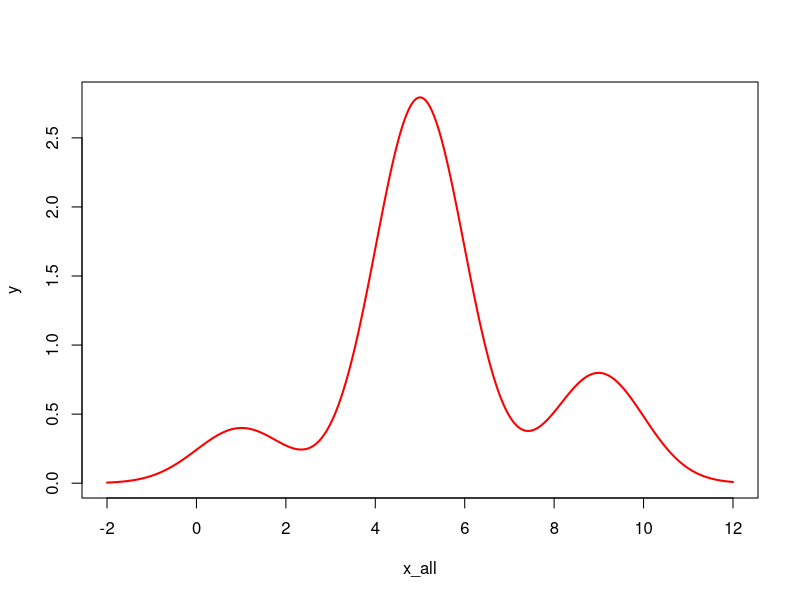

Generate this figure with R: (Note: a time limit stopped this script after it produced the figure.)
## ---- chunk 1
    rm(list = ls())
    knitr::opts_chunk$set(fig.width=6, 
    fig.height=4, fig.path='./Figs/',echo=FALSE,  warning=FALSE, message=FALSE)
    library(knitr)
    library(MASS)

## ---- chunk 2
x_all <- seq(from = -2, to = 12, by = 0.01)
y <- dnorm(x_all, mean = 1, sd = 1) + 7*dnorm(x_all, mean= 5, sd = 1) + 2*dnorm(x_all, mean = 9, sd = 1)
plot(x_all, y, type = 'l', lwd = 2, col = "red")
## ---- chunk 3
x_all_2d <- matrix(rep(seq(from = 0, to = 6, by = 0.01),2), nrow = 2, byrow = TRUE)
gen_fun <- function(x_1, x_2){
  
  out <- 

       10 * (
         4 * mvtnorm::dmvnorm(c(x_1, x_2), mean = c(2,2), sigma = matrix(c(1,0.4,0.4,1), byrow = TRUE, ncol = 2)) +
                 6 * mvtnorm::dmvnorm(c(x_1, x_2), mean = c(4,4), sigma = matrix(c(1,-0.7,-0.7,1), byrow = TRUE, ncol = 2)) 
         
       )
    
    
  return(out)
}

y_2d_s <- matrix(NA, nrow =  ncol(x_all_2d), ncol = ncol(x_all_2d))
i = j = 1
for (i in 1:ncol(x_all_2d)) {
  for (j in 1:ncol(x_all_2d)) {
    
    y_2d_s[i,j] <- 10*(  4 * mvtnorm::dmvnorm(c(x_all_2d[1,i],x_all_2d[1,j]), mean = c(2,2), sigma = matrix(c(1,0.4,0.4,1), byrow = TRUE, ncol = 2)) +
                 6 * mvtnorm::dmvnorm(c(x_all_2d[1,i],x_all_2d[1,j]), mean = c(4,4), sigma = matrix(c(1,-0.7,-0.7,1), byrow = TRUE, ncol = 2)) )
  }
}

contour(x = x_all_2d[1,], y = x_all_2d[2,], z = y_2d_s ,xlab = "x_1", ylab = "x_2")
## ---- chunk 4
x_1d <- sample(x_all, 10000, replace = TRUE)
y_1d <- dnorm(x_1d, mean = 1, sd = 1) + 7*dnorm(x_1d, mean= 5, sd = 1) + 2*dnorm(x_1d, mean = 9, sd = 1) + rnorm(10000, mean = 0, sd = 0.5)

x1_2d <- sample(x_all_2d[1,],1000, replace = TRUE)
x2_2d <- sample(x_all_2d[2,],1000, replace = TRUE)
y_2d <- rep(NA, 1000)
for (i in 1:1000) {
  y_2d[i] <- gen_fun(x_1 = x1_2d[i], x_2 = x2_2d[i]) + rnorm(1, mean = 0, sd = 0.5)
}

## ---- chunk 5
k = 10
#Generate W and c

w <- runif(k, -1, 1)
c <- runif(k, -1, 1)

# Calculating H
alpha = 0
H_all <- matrix(NA, nrow = length(x_1d), ncol = k)

for (i in 1:length(x_1d)) {
  H_all[i,] <- w*x_1d[i] + c
}

sgm <- function(x){
  out <- exp(x)/(1+exp(x))
  return(out)
}
if(alpha == 0){
  gh_0 = sgm(H_all)
  gh <- cbind(1,gh_0)
}else{
  gh_0 = apply(H_all, c(1,2), max, 0)
  gh <- cbind(1,gh_0)
}


param <- matrix(ginv(gh) %*% y_1d, ncol = 1)

xv <- seq(from = -2, to = 12, by = 0.01)
H_v <- matrix(NA, nrow = length(xv), ncol = k)
for (i in 1:length(xv)) {
  H_v[i,] <- w*xv[i] + c
}
if(alpha == 0){
gv_0 <- sgm(H_v)
gv <- cbind(1, gv_0)
}else{
  gv_0 = apply(H_v, c(1,2), max, 0)
  gv <- cbind(1,gv_0)
  
}


yhat_10 <- gv%*%param




k = 50
#Generate W and c

w <- runif(k, -1, 1)
c <- runif(k, -1, 1)

# Calculating H
alpha = 0
H_all <- matrix(NA, nrow = length(x_1d), ncol = k)

for (i in 1:length(x_1d)) {
  H_all[i,] <- w*x_1d[i] + c
}

sgm <- function(x){
  out <- exp(x)/(1+exp(x))
  return(out)
}
if(alpha == 0){
  gh_0 = sgm(H_all)
  gh <- cbind(1,gh_0)
}else{
  gh_0 = apply(H_all, c(1,2), max, 0)
  gh <- cbind(1,gh_0)
}


param <- matrix(ginv(gh) %*% y_1d, ncol = 1)

xv <- seq(from = -2, to = 12, by = 0.01)
H_v <- matrix(NA, nrow = length(xv), ncol = k)
for (i in 1:length(xv)) {
  H_v[i,] <- w*xv[i] + c
}
if(alpha == 0){
gv_0 <- sgm(H_v)
gv <- cbind(1, gv_0)
}else{
  gv_0 = apply(H_v, c(1,2), max, 0)
  gv <- cbind(1,gv_0)
  
}


yhat_50 <- gv%*%param





k = 100
#Generate W and c

w <- runif(k, -1, 1)
c <- runif(k, -1, 1)

# Calculating H
alpha = 0
H_all <- matrix(NA, nrow = length(x_1d), ncol = k)

for (i in 1:length(x_1d)) {
  H_all[i,] <- w*x_1d[i] + c
}

sgm <- function(x){
  out <- exp(x)/(1+exp(x))
  return(out)
}
if(alpha == 0){
  gh_0 = sgm(H_all)
  gh <- cbind(1,gh_0)
}else{
  gh_0 = apply(H_all, c(1,2), max, 0)
  gh <- cbind(1,gh_0)
}


param <- matrix(ginv(gh) %*% y_1d, ncol = 1)

xv <- seq(from = -2, to = 12, by = 0.01)
H_v <- matrix(NA, nrow = length(xv), ncol = k)
for (i in 1:length(xv)) {
  H_v[i,] <- w*xv[i] + c
}
if(alpha == 0){
gv_0 <- sgm(H_v)
gv <- cbind(1, gv_0)
}else{
  gv_0 = apply(H_v, c(1,2), max, 0)
  gv <- cbind(1,gv_0)
  
}


yhat_100 <- gv%*%param





k = 500
#Generate W and c

w <- runif(k, -1, 1)
c <- runif(k, -1, 1)

# Calculating H
alpha = 0
H_all <- matrix(NA, nrow = length(x_1d), ncol = k)

for (i in 1:length(x_1d)) {
  H_all[i,] <- w*x_1d[i] + c
}

sgm <- function(x){
  out <- exp(x)/(1+exp(x))
  return(out)
}
if(alpha == 0){
  gh_0 = sgm(H_all)
  gh <- cbind(1,gh_0)
}else{
  gh_0 = apply(H_all, c(1,2), max, 0)
  gh <- cbind(1,gh_0)
}


param <- matrix(ginv(gh) %*% y_1d, ncol = 1)

xv <- seq(from = -2, to = 12, by = 0.01)
H_v <- matrix(NA, nrow = length(xv), ncol = k)
for (i in 1:length(xv)) {
  H_v[i,] <- w*xv[i] + c
}
if(alpha == 0){
gv_0 <- sgm(H_v)
gv <- cbind(1, gv_0)
}else{
  gv_0 = apply(H_v, c(1,2), max, 0)
  gv <- cbind(1,gv_0)
  
}


yhat_500 <- gv%*%param
## ---- chunk 6

MSE_k1 <- matrix(c(sum((yhat_10 - y)^2),sum((yhat_50 - y)^2),sum((yhat_100 - y)^2),sum((yhat_500 - y)^2)), ncol = 1)
  
par(mfrow = c(2,2), mar = c(1.5,1.5,1.5,1.5))
plot(x_all, y, type = 'l', lwd = 4, col = "red", xlab = "X", main = "Predictive(k = 10)")
lines(x = seq(from = -2, to = 12, by = 0.01 ), y = yhat_10, type = 'l', lwd = 4, xlab = "X", lty = 4)
par(cex = 0.8)
legend("topleft",c("True","Pred"), col = c("red","black"), lty = c(1,4), lwd = c(3,3), bty = "n")


plot(x_all, y, type = 'l', lwd = 4, col = "red", xlab = "X", main = "Predictive(k = 50)")
lines(x = seq(from = -2, to = 12, by = 0.01 ), y = yhat_50, type = 'l', lwd = 4, xlab = "X", lty = 4)
par(cex = 0.8)
legend("topleft",c("True","Pred"), col = c("red","black"), lty = c(1,4), lwd = c(3,3), bty = "n")


plot(x_all, y, type = 'l', lwd = 4, col = "red", xlab = "X", main = "Predictive(k = 100)")
lines(x = seq(from = -2, to = 12, by = 0.01 ), y = yhat_100, type = 'l', lwd = 4, xlab = "X", lty = 4)
par(cex = 0.8)
legend("topleft",c("True","Pred"), col = c("red","black"), lty = c(1,4), lwd = c(3,3), bty = "n")


plot(x_all, y, type = 'l', lwd = 4, col = "red", xlab = "X", main = "Predictive(k = 500)")
lines(x = seq(from = -2, to = 12, by = 0.01 ), y = yhat_500, type = 'l', lwd = 4, xlab = "X", lty = 4)
par(cex = 0.8)
legend("topleft",c("True","Pred"), col = c("red","black"), lty = c(1,4), lwd = c(3,3), bty = "n")

## ---- chunk 7
k = 10
#Generate W and c

w <- runif(k, -1, 1)
c <- runif(k, -1, 1)

# Calculating H
alpha = 1
H_all <- matrix(NA, nrow = length(x_1d), ncol = k)

for (i in 1:length(x_1d)) {
  H_all[i,] <- w*x_1d[i] + c
}

sgm <- function(x){
  out <- exp(x)/(1+exp(x))
  return(out)
}
if(alpha == 0){
  gh_0 = sgm(H_all)
  gh <- cbind(1,gh_0)
}else{
  gh_0 = apply(H_all, c(1,2), max, 0)
  gh <- cbind(1,gh_0)
}


param <- matrix(ginv(gh) %*% y_1d, ncol = 1)

xv <- seq(from = -2, to = 12, by = 0.01)
H_v <- matrix(NA, nrow = length(xv), ncol = k)
for (i in 1:length(xv)) {
  H_v[i,] <- w*xv[i] + c
}
if(alpha == 0){
gv_0 <- sgm(H_v)
gv <- cbind(1, gv_0)
}else{
  gv_0 = apply(H_v, c(1,2), max, 0)
  gv <- cbind(1,gv_0)
  
}


yhat_10 <- gv%*%param




k = 50
#Generate W and c

w <- runif(k, -1, 1)
c <- runif(k, -1, 1)

# Calculating H

H_all <- matrix(NA, nrow = length(x_1d), ncol = k)

for (i in 1:length(x_1d)) {
  H_all[i,] <- w*x_1d[i] + c
}

sgm <- function(x){
  out <- exp(x)/(1+exp(x))
  return(out)
}
if(alpha == 0){
  gh_0 = sgm(H_all)
  gh <- cbind(1,gh_0)
}else{
  gh_0 = apply(H_all, c(1,2), max, 0)
  gh <- cbind(1,gh_0)
}


param <- matrix(ginv(gh) %*% y_1d, ncol = 1)

xv <- seq(from = -2, to = 12, by = 0.01)
H_v <- matrix(NA, nrow = length(xv), ncol = k)
for (i in 1:length(xv)) {
  H_v[i,] <- w*xv[i] + c
}
if(alpha == 0){
gv_0 <- sgm(H_v)
gv <- cbind(1, gv_0)
}else{
  gv_0 = apply(H_v, c(1,2), max, 0)
  gv <- cbind(1,gv_0)
  
}


yhat_50 <- gv%*%param





k = 100
#Generate W and c

w <- runif(k, -1, 1)
c <- runif(k, -1, 1)

# Calculating H

H_all <- matrix(NA, nrow = length(x_1d), ncol = k)

for (i in 1:length(x_1d)) {
  H_all[i,] <- w*x_1d[i] + c
}

sgm <- function(x){
  out <- exp(x)/(1+exp(x))
  return(out)
}
if(alpha == 0){
  gh_0 = sgm(H_all)
  gh <- cbind(1,gh_0)
}else{
  gh_0 = apply(H_all, c(1,2), max, 0)
  gh <- cbind(1,gh_0)
}


param <- matrix(ginv(gh) %*% y_1d, ncol = 1)

xv <- seq(from = -2, to = 12, by = 0.01)
H_v <- matrix(NA, nrow = length(xv), ncol = k)
for (i in 1:length(xv)) {
  H_v[i,] <- w*xv[i] + c
}
if(alpha == 0){
gv_0 <- sgm(H_v)
gv <- cbind(1, gv_0)
}else{
  gv_0 = apply(H_v, c(1,2), max, 0)
  gv <- cbind(1,gv_0)
  
}


yhat_100 <- gv%*%param





k = 500
#Generate W and c

w <- runif(k, -1, 1)
c <- runif(k, -1, 1)

# Calculating H

H_all <- matrix(NA, nrow = length(x_1d), ncol = k)

for (i in 1:length(x_1d)) {
  H_all[i,] <- w*x_1d[i] + c
}

sgm <- function(x){
  out <- exp(x)/(1+exp(x))
  return(out)
}
if(alpha == 0){
  gh_0 = sgm(H_all)
  gh <- cbind(1,gh_0)
}else{
  gh_0 = apply(H_all, c(1,2), max, 0)
  gh <- cbind(1,gh_0)
}


param <- matrix(ginv(gh) %*% y_1d, ncol = 1)

xv <- seq(from = -2, to = 12, by = 0.01)
H_v <- matrix(NA, nrow = length(xv), ncol = k)
for (i in 1:length(xv)) {
  H_v[i,] <- w*xv[i] + c
}
if(alpha == 0){
gv_0 <- sgm(H_v)
gv <- cbind(1, gv_0)
}else{
  gv_0 = apply(H_v, c(1,2), max, 0)
  gv <- cbind(1,gv_0)
  
}


yhat_500 <- gv%*%param
## ---- chunk 8
MSE_k2 <- matrix(c(sum((yhat_10 - y)^2),sum((yhat_50 - y)^2),sum((yhat_100 - y)^2),sum((yhat_500 - y)^2)), ncol = 1)
par(mfrow = c(2,2), mar = c(1.5,1.5,1.5,1.5))
plot(x_all, y, type = 'l', lwd = 4, col = "red", xlab = "X", main = "Predictive(k = 10)")
lines(x = seq(from = -2, to = 12, by = 0.01 ), y = yhat_10, type = 'l', lwd = 4, xlab = "X", lty = 4)
par(cex = 0.8)
legend("topleft",c("True","Pred"), col = c("red","black"), lty = c(1,4), lwd = c(3,3), bty = "n")


plot(x_all, y, type = 'l', lwd = 4, col = "red", xlab = "X", main = "Predictive(k = 50)")
lines(x = seq(from = -2, to = 12, by = 0.01 ), y = yhat_50, type = 'l', lwd = 4, xlab = "X", lty = 4)
par(cex = 0.8)
legend("topleft",c("True","Pred"), col = c("red","black"), lty = c(1,4), lwd = c(3,3), bty = "n")


plot(x_all, y, type = 'l', lwd = 4, col = "red", xlab = "X", main = "Predictive(k = 100)")
lines(x = seq(from = -2, to = 12, by = 0.01 ), y = yhat_100, type = 'l', lwd = 4, xlab = "X", lty = 4)
par(cex = 0.8)
legend("topleft",c("True","Pred"), col = c("red","black"), lty = c(1,4), lwd = c(3,3), bty = "n")


plot(x_all, y, type = 'l', lwd = 4, col = "red", xlab = "X", main = "Predictive(k = 500)")
lines(x = seq(from = -2, to = 12, by = 0.01 ), y = yhat_500, type = 'l', lwd = 4, xlab = "X", lty = 4)
par(cex = 0.8)
legend("topleft",c("True","Pred"), col = c("red","black"), lty = c(1,4), lwd = c(3,3), bty = "n")

## ---- chunk 9
k = 10
#Generate W and c

w <- rnorm(k, 0, 1)
c <- rnorm(k, 0, 1)

# Calculating H
alpha = 0
H_all <- matrix(NA, nrow = length(x_1d), ncol = k)

for (i in 1:length(x_1d)) {
  H_all[i,] <- w*x_1d[i] + c
}

sgm <- function(x){
  out <- exp(x)/(1+exp(x))
  return(out)
}
if(alpha == 0){
  gh_0 = sgm(H_all)
  gh <- cbind(1,gh_0)
}else{
  gh_0 = apply(H_all, c(1,2), max, 0)
  gh <- cbind(1,gh_0)
}


param <- matrix(ginv(gh) %*% y_1d, ncol = 1)

xv <- seq(from = -2, to = 12, by = 0.01)
H_v <- matrix(NA, nrow = length(xv), ncol = k)
for (i in 1:length(xv)) {
  H_v[i,] <- w*xv[i] + c
}
if(alpha == 0){
gv_0 <- sgm(H_v)
gv <- cbind(1, gv_0)
}else{
  gv_0 = apply(H_v, c(1,2), max, 0)
  gv <- cbind(1,gv_0)
  
}


yhat_10 <- gv%*%param




k = 50
#Generate W and c

w <- rnorm(k, 0, 1)
c <- rnorm(k, 0, 1)

# Calculating H
alpha = 0
H_all <- matrix(NA, nrow = length(x_1d), ncol = k)

for (i in 1:length(x_1d)) {
  H_all[i,] <- w*x_1d[i] + c
}

sgm <- function(x){
  out <- exp(x)/(1+exp(x))
  return(out)
}
if(alpha == 0){
  gh_0 = sgm(H_all)
  gh <- cbind(1,gh_0)
}else{
  gh_0 = apply(H_all, c(1,2), max, 0)
  gh <- cbind(1,gh_0)
}


param <- matrix(ginv(gh) %*% y_1d, ncol = 1)

xv <- seq(from = -2, to = 12, by = 0.01)
H_v <- matrix(NA, nrow = length(xv), ncol = k)
for (i in 1:length(xv)) {
  H_v[i,] <- w*xv[i] + c
}
if(alpha == 0){
gv_0 <- sgm(H_v)
gv <- cbind(1, gv_0)
}else{
  gv_0 = apply(H_v, c(1,2), max, 0)
  gv <- cbind(1,gv_0)
  
}


yhat_50 <- gv%*%param





k = 100
#Generate W and c

w <- rnorm(k, 0, 1)
c <- rnorm(k, 0, 1)

# Calculating H
alpha = 0
H_all <- matrix(NA, nrow = length(x_1d), ncol = k)

for (i in 1:length(x_1d)) {
  H_all[i,] <- w*x_1d[i] + c
}

sgm <- function(x){
  out <- exp(x)/(1+exp(x))
  return(out)
}
if(alpha == 0){
  gh_0 = sgm(H_all)
  gh <- cbind(1,gh_0)
}else{
  gh_0 = apply(H_all, c(1,2), max, 0)
  gh <- cbind(1,gh_0)
}


param <- matrix(ginv(gh) %*% y_1d, ncol = 1)

xv <- seq(from = -2, to = 12, by = 0.01)
H_v <- matrix(NA, nrow = length(xv), ncol = k)
for (i in 1:length(xv)) {
  H_v[i,] <- w*xv[i] + c
}
if(alpha == 0){
gv_0 <- sgm(H_v)
gv <- cbind(1, gv_0)
}else{
  gv_0 = apply(H_v, c(1,2), max, 0)
  gv <- cbind(1,gv_0)
  
}


yhat_100 <- gv%*%param





k = 500
#Generate W and c

w <- rnorm(k, 0, 1)
c <- rnorm(k, 0, 1)

# Calculating H
alpha = 0
H_all <- matrix(NA, nrow = length(x_1d), ncol = k)

for (i in 1:length(x_1d)) {
  H_all[i,] <- w*x_1d[i] + c
}

sgm <- function(x){
  out <- exp(x)/(1+exp(x))
  return(out)
}
if(alpha == 0){
  gh_0 = sgm(H_all)
  gh <- cbind(1,gh_0)
}else{
  gh_0 = apply(H_all, c(1,2), max, 0)
  gh <- cbind(1,gh_0)
}


param <- matrix(ginv(gh) %*% y_1d, ncol = 1)

xv <- seq(from = -2, to = 12, by = 0.01)
H_v <- matrix(NA, nrow = length(xv), ncol = k)
for (i in 1:length(xv)) {
  H_v[i,] <- w*xv[i] + c
}
if(alpha == 0){
gv_0 <- sgm(H_v)
gv <- cbind(1, gv_0)
}else{
  gv_0 = apply(H_v, c(1,2), max, 0)
  gv <- cbind(1,gv_0)
  
}


yhat_500 <- gv%*%param
## ---- chunk 10
MSE_k3 <- matrix(c(sum((yhat_10 - y)^2),sum((yhat_50 - y)^2),sum((yhat_100 - y)^2),sum((yhat_500 - y)^2)), ncol = 1)
par(mfrow = c(2,2), mar = c(1.5,1.5,1.5,1.5))
plot(x_all, y, type = 'l', lwd = 4, col = "red", xlab = "X", main = "Predictive(k = 10)")
lines(x = seq(from = -2, to = 12, by = 0.01 ), y = yhat_10, type = 'l', lwd = 4, xlab = "X", lty = 4)
par(cex = 0.8)
legend("topleft",c("True","Pred"), col = c("red","black"), lty = c(1,4), lwd = c(3,3), bty = "n")


plot(x_all, y, type = 'l', lwd = 4, col = "red", xlab = "X", main = "Predictive(k = 50)")
lines(x = seq(from = -2, to = 12, by = 0.01 ), y = yhat_50, type = 'l', lwd = 4, xlab = "X", lty = 4)
par(cex = 0.8)
legend("topleft",c("True","Pred"), col = c("red","black"), lty = c(1,4), lwd = c(3,3), bty = "n")


plot(x_all, y, type = 'l', lwd = 4, col = "red", xlab = "X", main = "Predictive(k = 100)")
lines(x = seq(from = -2, to = 12, by = 0.01 ), y = yhat_100, type = 'l', lwd = 4, xlab = "X", lty = 4)
par(cex = 0.8)
legend("topleft",c("True","Pred"), col = c("red","black"), lty = c(1,4), lwd = c(3,3), bty = "n")


plot(x_all, y, type = 'l', lwd = 4, col = "red", xlab = "X", main = "Predictive(k = 500)")
lines(x = seq(from = -2, to = 12, by = 0.01 ), y = yhat_500, type = 'l', lwd = 4, xlab = "X", lty = 4)
par(cex = 0.8)
legend("topleft",c("True","Pred"), col = c("red","black"), lty = c(1,4), lwd = c(3,3), bty = "n")

## ---- chunk 11
k = 10
#Generate W and c

w <- rnorm(k, 0, 1)
c <- rnorm(k, 0, 1)

# Calculating H
alpha = 1
H_all <- matrix(NA, nrow = length(x_1d), ncol = k)

for (i in 1:length(x_1d)) {
  H_all[i,] <- w*x_1d[i] + c
}

sgm <- function(x){
  out <- exp(x)/(1+exp(x))
  return(out)
}
if(alpha == 0){
  gh_0 = sgm(H_all)
  gh <- cbind(1,gh_0)
}else{
  gh_0 = apply(H_all, c(1,2), max, 0)
  gh <- cbind(1,gh_0)
}


param <- matrix(ginv(gh) %*% y_1d, ncol = 1)

xv <- seq(from = -2, to = 12, by = 0.01)
H_v <- matrix(NA, nrow = length(xv), ncol = k)
for (i in 1:length(xv)) {
  H_v[i,] <- w*xv[i] + c
}
if(alpha == 0){
gv_0 <- sgm(H_v)
gv <- cbind(1, gv_0)
}else{
  gv_0 = apply(H_v, c(1,2), max, 0)
  gv <- cbind(1,gv_0)
  
}


yhat_10 <- gv%*%param




k = 50
#Generate W and c

w <- rnorm(k, 0, 1)
c <- rnorm(k, 0, 1)

# Calculating H

H_all <- matrix(NA, nrow = length(x_1d), ncol = k)

for (i in 1:length(x_1d)) {
  H_all[i,] <- w*x_1d[i] + c
}

sgm <- function(x){
  out <- exp(x)/(1+exp(x))
  return(out)
}
if(alpha == 0){
  gh_0 = sgm(H_all)
  gh <- cbind(1,gh_0)
}else{
  gh_0 = apply(H_all, c(1,2), max, 0)
  gh <- cbind(1,gh_0)
}


param <- matrix(ginv(gh) %*% y_1d, ncol = 1)

xv <- seq(from = -2, to = 12, by = 0.01)
H_v <- matrix(NA, nrow = length(xv), ncol = k)
for (i in 1:length(xv)) {
  H_v[i,] <- w*xv[i] + c
}
if(alpha == 0){
gv_0 <- sgm(H_v)
gv <- cbind(1, gv_0)
}else{
  gv_0 = apply(H_v, c(1,2), max, 0)
  gv <- cbind(1,gv_0)
  
}


yhat_50 <- gv%*%param





k = 100
#Generate W and c

w <- rnorm(k, 0, 1)
c <- rnorm(k, 0, 1)

# Calculating H

H_all <- matrix(NA, nrow = length(x_1d), ncol = k)

for (i in 1:length(x_1d)) {
  H_all[i,] <- w*x_1d[i] + c
}

sgm <- function(x){
  out <- exp(x)/(1+exp(x))
  return(out)
}
if(alpha == 0){
  gh_0 = sgm(H_all)
  gh <- cbind(1,gh_0)
}else{
  gh_0 = apply(H_all, c(1,2), max, 0)
  gh <- cbind(1,gh_0)
}


param <- matrix(ginv(gh) %*% y_1d, ncol = 1)

xv <- seq(from = -2, to = 12, by = 0.01)
H_v <- matrix(NA, nrow = length(xv), ncol = k)
for (i in 1:length(xv)) {
  H_v[i,] <- w*xv[i] + c
}
if(alpha == 0){
gv_0 <- sgm(H_v)
gv <- cbind(1, gv_0)
}else{
  gv_0 = apply(H_v, c(1,2), max, 0)
  gv <- cbind(1,gv_0)
  
}


yhat_100 <- gv%*%param





k = 500
#Generate W and c

w <- rnorm(k, 0, 1)
c <- rnorm(k, 0, 1)

# Calculating H

H_all <- matrix(NA, nrow = length(x_1d), ncol = k)

for (i in 1:length(x_1d)) {
  H_all[i,] <- w*x_1d[i] + c
}

sgm <- function(x){
  out <- exp(x)/(1+exp(x))
  return(out)
}
if(alpha == 0){
  gh_0 = sgm(H_all)
  gh <- cbind(1,gh_0)
}else{
  gh_0 = apply(H_all, c(1,2), max, 0)
  gh <- cbind(1,gh_0)
}


param <- matrix(ginv(gh) %*% y_1d, ncol = 1)

xv <- seq(from = -2, to = 12, by = 0.01)
H_v <- matrix(NA, nrow = length(xv), ncol = k)
for (i in 1:length(xv)) {
  H_v[i,] <- w*xv[i] + c
}
if(alpha == 0){
gv_0 <- sgm(H_v)
gv <- cbind(1, gv_0)
}else{
  gv_0 = apply(H_v, c(1,2), max, 0)
  gv <- cbind(1,gv_0)
  
}


yhat_500 <- gv%*%param
## ---- chunk 12
MSE_k4 <- matrix(c(sum((yhat_10 - y)^2),sum((yhat_50 - y)^2),sum((yhat_100 - y)^2),sum((yhat_500 - y)^2)), ncol = 1)
par(mfrow = c(2,2), mar = c(1.5,1.5,1.5,1.5))
plot(x_all, y, type = 'l', lwd = 4, col = "red", xlab = "X", main = "Predictive(k = 10)")
lines(x = seq(from = -2, to = 12, by = 0.01 ), y = yhat_10, type = 'l', lwd = 4, xlab = "X", lty = 4)
par(cex = 0.8)
legend("topleft",c("True","Pred"), col = c("red","black"), lty = c(1,4), lwd = c(3,3), bty = "n")


plot(x_all, y, type = 'l', lwd = 4, col = "red", xlab = "X", main = "Predictive(k = 50)")
lines(x = seq(from = -2, to = 12, by = 0.01 ), y = yhat_50, type = 'l', lwd = 4, xlab = "X", lty = 4)
par(cex = 0.8)
legend("topleft",c("True","Pred"), col = c("red","black"), lty = c(1,4), lwd = c(3,3), bty = "n")


plot(x_all, y, type = 'l', lwd = 4, col = "red", xlab = "X", main = "Predictive(k = 100)")
lines(x = seq(from = -2, to = 12, by = 0.01 ), y = yhat_100, type = 'l', lwd = 4, xlab = "X", lty = 4)
par(cex = 0.8)
legend("topleft",c("True","Pred"), col = c("red","black"), lty = c(1,4), lwd = c(3,3), bty = "n")


plot(x_all, y, type = 'l', lwd = 4, col = "red", xlab = "X", main = "Predictive(k = 500)")
lines(x = seq(from = -2, to = 12, by = 0.01 ), y = yhat_500, type = 'l', lwd = 4, xlab = "X", lty = 4)
par(cex = 0.8)
legend("topleft",c("True","Pred"), col = c("red","black"), lty = c(1,4), lwd = c(3,3), bty = "n")

## ---- chunk 13
tab_1 <- cbind(MSE_k1, MSE_k2)
rownames(tab_1) <- c("k=10", "k=50", "k=100", "k=500")
colnames(tab_1) <- c("Sigmoid","ReLU")
kable(tab_1, align = 'c', caption = "Prediction Error(Uniform)", format = "latex")
## ---- chunk 14
tab_2 <- cbind(MSE_k3, MSE_k4)
rownames(tab_2) <- c("k=10", "k=50", "k=100", "k=500")
colnames(tab_2) <- c("Sigmoid","ReLU")
kable(tab_2, align = 'c', caption = "Prediction Error(Normal)", format = "latex")
## ---- chunk 15
set.seed(1)
# Setting Hidden Units Number
k = 10
#Generate W and c

w1 <- runif(k, -1, 1)
w2 <-runif(k, -1, 1)
c <- runif(k, -1, 1)

# Calculating H
alpha = 0

H_all <- matrix(NA, nrow = length(x1_2d), ncol = k)

for (i in 1:length(x1_2d)) {
    
     H_all[i,] <- w1*x1_2d[i] + w2*x2_2d[i] + c
 
}


if(alpha == 0){
  gh_0 = sgm(H_all)
  gh <- cbind(1,gh_0)
}else{
  gh_0 = apply(H_all, c(1,2), max, 0)
  gh <- cbind(1,gh_0)
}


param <- matrix(ginv(gh) %*% y_2d, ncol = 1)

xv_1 = xv_2 <- seq(from = 0, to = 6, by = 0.01)
hv_2d <- matrix(NA, nrow = length(xv_1) * length(xv_2), ncol = k)
l = 1
for (l in 1:k) {
  reg <- function(i,j){
  
  out <- w1[l]*xv_1[i] + w2[l]*xv_2[j] + c[l]
  
  }

hv_2d[,l] <- as.vector(outer(1:length(xv_1), 1:length(xv_2), Vectorize(reg))) 
}

if(alpha == 0){
gv_0 <- sgm(hv_2d)
gv <- cbind(1, gv_0)
}else{
  gv_0 = apply(hv_2d, c(1,2), max, 0)
  gv <- cbind(1,gv_0)
  
}

yhat_10 <- gv%*%param
yhat_mat_10 <- matrix(yhat_10, nrow = 601, ncol = 601, byrow = TRUE)


k = 50
#Generate W and c

w1 <- runif(k, -1, 1)
w2 <-runif(k, -1, 1)
c <- runif(k, -1, 1)

# Calculating H
alpha = 0

H_all <- matrix(NA, nrow = length(x1_2d), ncol = k)

for (i in 1:length(x1_2d)) {
    
     H_all[i,] <- w1*x1_2d[i] + w2*x2_2d[i] + c
 
}


if(alpha == 0){
  gh_0 = sgm(H_all)
  gh <- cbind(1,gh_0)
}else{
  gh_0 = apply(H_all, c(1,2), max, 0)
  gh <- cbind(1,gh_0)
}


param <- matrix(ginv(gh) %*% y_2d, ncol = 1)

xv_1 = xv_2 <- seq(from = 0, to = 6, by = 0.01)
hv_2d <- matrix(NA, nrow = length(xv_1) * length(xv_2), ncol = k)
l = 1
for (l in 1:k) {
  reg <- function(i,j){
  
  out <- w1[l]*xv_1[i] + w2[l]*xv_2[j] + c[l]
  
  }

hv_2d[,l] <- as.vector(outer(1:length(xv_1), 1:length(xv_2), Vectorize(reg))) 
}

if(alpha == 0){
gv_0 <- sgm(hv_2d)
gv <- cbind(1, gv_0)
}else{
  gv_0 = apply(hv_2d, c(1,2), max, 0)
  gv <- cbind(1,gv_0)
  
}

yhat_50 <- gv%*%param
yhat_mat_50 <- matrix(yhat_50, nrow = 601, ncol = 601, byrow = TRUE)



k = 100
#Generate W and c

w1 <- runif(k, -1, 1)
w2 <-runif(k, -1, 1)
c <- runif(k, -1, 1)

# Calculating H
alpha = 0

H_all <- matrix(NA, nrow = length(x1_2d), ncol = k)

for (i in 1:length(x1_2d)) {
    
     H_all[i,] <- w1*x1_2d[i] + w2*x2_2d[i] + c
 
}


if(alpha == 0){
  gh_0 = sgm(H_all)
  gh <- cbind(1,gh_0)
}else{
  gh_0 = apply(H_all, c(1,2), max, 0)
  gh <- cbind(1,gh_0)
}


param <- matrix(ginv(gh) %*% y_2d, ncol = 1)

xv_1 = xv_2 <- seq(from = 0, to = 6, by = 0.01)
hv_2d <- matrix(NA, nrow = length(xv_1) * length(xv_2), ncol = k)
l = 1
for (l in 1:k) {
  reg <- function(i,j){
  
  out <- w1[l]*xv_1[i] + w2[l]*xv_2[j] + c[l]
  
  }

hv_2d[,l] <- as.vector(outer(1:length(xv_1), 1:length(xv_2), Vectorize(reg))) 
}

if(alpha == 0){
gv_0 <- sgm(hv_2d)
gv <- cbind(1, gv_0)
}else{
  gv_0 = apply(hv_2d, c(1,2), max, 0)
  gv <- cbind(1,gv_0)
  
}

yhat_100<- gv%*%param
yhat_mat_100 <- matrix(yhat_100, nrow = 601, ncol = 601, byrow = TRUE)




k = 200
#Generate W and c

w1 <- runif(k, -1, 1)
w2 <-runif(k, -1, 1)
c <- runif(k, -1, 1)

# Calculating H
alpha = 0

H_all <- matrix(NA, nrow = length(x1_2d), ncol = k)

for (i in 1:length(x1_2d)) {
    
     H_all[i,] <- w1*x1_2d[i] + w2*x2_2d[i] + c
 
}


if(alpha == 0){
  gh_0 = sgm(H_all)
  gh <- cbind(1,gh_0)
}else{
  gh_0 = apply(H_all, c(1,2), max, 0)
  gh <- cbind(1,gh_0)
}


param <- matrix(ginv(gh) %*% y_2d, ncol = 1)

xv_1 = xv_2 <- seq(from = 0, to = 6, by = 0.01)
hv_2d <- matrix(NA, nrow = length(xv_1) * length(xv_2), ncol = k)
l = 1
for (l in 1:k) {
  reg <- function(i,j){
  
  out <- w1[l]*xv_1[i] + w2[l]*xv_2[j] + c[l]
  
  }

hv_2d[,l] <- as.vector(outer(1:length(xv_1), 1:length(xv_2), Vectorize(reg))) 
}

if(alpha == 0){
gv_0 <- sgm(hv_2d)
gv <- cbind(1, gv_0)
}else{
  gv_0 = apply(hv_2d, c(1,2), max, 0)
  gv <- cbind(1,gv_0)
  
}

yhat_500 <- gv%*%param
yhat_mat_500 <- matrix(yhat_500, nrow = 601, ncol = 601, byrow = TRUE)
## ---- chunk 16
MSE_2d_1 <- c(sum((yhat_mat_10-y_2d_s)^2), sum((yhat_mat_50-y_2d_s)^2),sum((yhat_mat_100-y_2d_s)^2),sum((yhat_mat_500-y_2d_s)^2))

par(mfrow = c(2,2), mar = c(1.5,1.5,1.5,1.5))
contour(x = xv_1, y = xv_2, z = yhat_mat_10, levels = seq(from = 3, to = 13, by = 2), main= "Predictive(k=10)", lwd = 2, lty =2)
contour(x = x_all_2d[1,], y = x_all_2d[2,], z = y_2d_s ,xlab = "x_1", ylab = "x_2", add = TRUE, col = "red",levels = seq(from = 3, to = 13, by = 2), lwd = 2)
legend("topleft",c("True","Pred"), col = c("red","black"), lty = c(1,2), lwd = c(3,3), bty = "n")

contour(x = xv_1, y = xv_2, z = yhat_mat_50, levels = seq(from = 3, to = 13, by = 2), main= "Predictive(k=50)", lwd = 2, lty =2)
contour(x = x_all_2d[1,], y = x_all_2d[2,], z = y_2d_s ,xlab = "x_1", ylab = "x_2", add = TRUE, col = "red",levels = seq(from = 3, to = 13, by = 2), lwd = 2)
legend("topleft",c("True","Pred"), col = c("red","black"), lty = c(1,2), lwd = c(3,3), bty = "n")

contour(x = xv_1, y = xv_2, z = yhat_mat_100, levels = seq(from = 3, to = 13, by = 2), main= "Predictive(k=100)", lwd = 2, lty =2)
contour(x = x_all_2d[1,], y = x_all_2d[2,], z = y_2d_s ,xlab = "x_1", ylab = "x_2", add = TRUE, col = "red",levels = seq(from = 3, to = 13, by = 2), lwd = 2)
legend("topleft",c("True","Pred"), col = c("red","black"), lty = c(1,2), lwd = c(3,3), bty = "n")

contour(x = xv_1, y = xv_2, z = yhat_mat_500, levels = seq(from = 3, to = 13, by = 2), main= "Predictive(k=200)", lwd = 2, lty =2)
contour(x = x_all_2d[1,], y = x_all_2d[2,], z = y_2d_s ,xlab = "x_1", ylab = "x_2", add = TRUE, col = "red",levels = seq(from = 3, to = 13, by = 2), lwd = 2)
legend("topleft",c("True","Pred"), col = c("red","black"), lty = c(1,2), lwd = c(3,3), bty = "n")
## ---- chunk 17
set.seed(1)
# Setting Hidden Units Number
k = 10
#Generate W and c

w1 <- runif(k, -1, 1)
w2 <-runif(k, -1, 1)
c <- runif(k, -1, 1)

# Calculating H
alpha = 1

H_all <- matrix(NA, nrow = length(x1_2d), ncol = k)

for (i in 1:length(x1_2d)) {
    
     H_all[i,] <- w1*x1_2d[i] + w2*x2_2d[i] + c
 
}


if(alpha == 0){
  gh_0 = sgm(H_all)
  gh <- cbind(1,gh_0)
}else{
  gh_0 = apply(H_all, c(1,2), max, 0)
  gh <- cbind(1,gh_0)
}


param <- matrix(ginv(gh) %*% y_2d, ncol = 1)

xv_1 = xv_2 <- seq(from = 0, to = 6, by = 0.01)
hv_2d <- matrix(NA, nrow = length(xv_1) * length(xv_2), ncol = k)
l = 1
for (l in 1:k) {
  reg <- function(i,j){
  
  out <- w1[l]*xv_1[i] + w2[l]*xv_2[j] + c[l]
  
  }

hv_2d[,l] <- as.vector(outer(1:length(xv_1), 1:length(xv_2), Vectorize(reg))) 
}

if(alpha == 0){
gv_0 <- sgm(hv_2d)
gv <- cbind(1, gv_0)
}else{
  gv_0 = apply(hv_2d, c(1,2), max, 0)
  gv <- cbind(1,gv_0)
  
}

yhat_10 <- gv%*%param
yhat_mat_10 <- matrix(yhat_10, nrow = 601, ncol = 601, byrow = TRUE)


k = 50
#Generate W and c

w1 <- runif(k, -1, 1)
w2 <-runif(k, -1, 1)
c <- runif(k, -1, 1)

# Calculating H


H_all <- matrix(NA, nrow = length(x1_2d), ncol = k)

for (i in 1:length(x1_2d)) {
    
     H_all[i,] <- w1*x1_2d[i] + w2*x2_2d[i] + c
 
}


if(alpha == 0){
  gh_0 = sgm(H_all)
  gh <- cbind(1,gh_0)
}else{
  gh_0 = apply(H_all, c(1,2), max, 0)
  gh <- cbind(1,gh_0)
}


param <- matrix(ginv(gh) %*% y_2d, ncol = 1)

xv_1 = xv_2 <- seq(from = 0, to = 6, by = 0.01)
hv_2d <- matrix(NA, nrow = length(xv_1) * length(xv_2), ncol = k)
l = 1
for (l in 1:k) {
  reg <- function(i,j){
  
  out <- w1[l]*xv_1[i] + w2[l]*xv_2[j] + c[l]
  
  }

hv_2d[,l] <- as.vector(outer(1:length(xv_1), 1:length(xv_2), Vectorize(reg))) 
}

if(alpha == 0){
gv_0 <- sgm(hv_2d)
gv <- cbind(1, gv_0)
}else{
  gv_0 = apply(hv_2d, c(1,2), max, 0)
  gv <- cbind(1,gv_0)
  
}

yhat_50 <- gv%*%param
yhat_mat_50 <- matrix(yhat_50, nrow = 601, ncol = 601, byrow = TRUE)



k = 100
#Generate W and c

w1 <- runif(k, -1, 1)
w2 <-runif(k, -1, 1)
c <- runif(k, -1, 1)

# Calculating H


H_all <- matrix(NA, nrow = length(x1_2d), ncol = k)

for (i in 1:length(x1_2d)) {
    
     H_all[i,] <- w1*x1_2d[i] + w2*x2_2d[i] + c
 
}


if(alpha == 0){
  gh_0 = sgm(H_all)
  gh <- cbind(1,gh_0)
}else{
  gh_0 = apply(H_all, c(1,2), max, 0)
  gh <- cbind(1,gh_0)
}


param <- matrix(ginv(gh) %*% y_2d, ncol = 1)

xv_1 = xv_2 <- seq(from = 0, to = 6, by = 0.01)
hv_2d <- matrix(NA, nrow = length(xv_1) * length(xv_2), ncol = k)
l = 1
for (l in 1:k) {
  reg <- function(i,j){
  
  out <- w1[l]*xv_1[i] + w2[l]*xv_2[j] + c[l]
  
  }

hv_2d[,l] <- as.vector(outer(1:length(xv_1), 1:length(xv_2), Vectorize(reg))) 
}

if(alpha == 0){
gv_0 <- sgm(hv_2d)
gv <- cbind(1, gv_0)
}else{
  gv_0 = apply(hv_2d, c(1,2), max, 0)
  gv <- cbind(1,gv_0)
  
}

yhat_100<- gv%*%param
yhat_mat_100 <- matrix(yhat_100, nrow = 601, ncol = 601, byrow = TRUE)




k = 200
#Generate W and c

w1 <- runif(k, -1, 1)
w2 <-runif(k, -1, 1)
c <- runif(k, -1, 1)

# Calculating H


H_all <- matrix(NA, nrow = length(x1_2d), ncol = k)

for (i in 1:length(x1_2d)) {
    
     H_all[i,] <- w1*x1_2d[i] + w2*x2_2d[i] + c
 
}


if(alpha == 0){
  gh_0 = sgm(H_all)
  gh <- cbind(1,gh_0)
}else{
  gh_0 = apply(H_all, c(1,2), max, 0)
  gh <- cbind(1,gh_0)
}


param <- matrix(ginv(gh) %*% y_2d, ncol = 1)

xv_1 = xv_2 <- seq(from = 0, to = 6, by = 0.01)
hv_2d <- matrix(NA, nrow = length(xv_1) * length(xv_2), ncol = k)
l = 1
for (l in 1:k) {
  reg <- function(i,j){
  
  out <- w1[l]*xv_1[i] + w2[l]*xv_2[j] + c[l]
  
  }

hv_2d[,l] <- as.vector(outer(1:length(xv_1), 1:length(xv_2), Vectorize(reg))) 
}

if(alpha == 0){
gv_0 <- sgm(hv_2d)
gv <- cbind(1, gv_0)
}else{
  gv_0 = apply(hv_2d, c(1,2), max, 0)
  gv <- cbind(1,gv_0)
  
}

yhat_500 <- gv%*%param
yhat_mat_500 <- matrix(yhat_500, nrow = 601, ncol = 601, byrow = TRUE)
## ---- chunk 18
MSE_2d_2 <- c(sum((yhat_mat_10-y_2d_s)^2), sum((yhat_mat_50-y_2d_s)^2),sum((yhat_mat_100-y_2d_s)^2),sum((yhat_mat_500-y_2d_s)^2))

par(mfrow = c(2,2), mar = c(1.5,1.5,1.5,1.5))
contour(x = xv_1, y = xv_2, z = yhat_mat_10, levels = seq(from = 3, to = 13, by = 2), main= "Predictive(k=10)", lwd = 2, lty =2)
contour(x = x_all_2d[1,], y = x_all_2d[2,], z = y_2d_s ,xlab = "x_1", ylab = "x_2", add = TRUE, col = "red",levels = seq(from = 3, to = 13, by = 2), lwd = 2)
legend("topleft",c("True","Pred"), col = c("red","black"), lty = c(1,2), lwd = c(3,3), bty = "n")

contour(x = xv_1, y = xv_2, z = yhat_mat_50, levels = seq(from = 3, to = 13, by = 2), main= "Predictive(k=50)", lwd = 2, lty =2)
contour(x = x_all_2d[1,], y = x_all_2d[2,], z = y_2d_s ,xlab = "x_1", ylab = "x_2", add = TRUE, col = "red",levels = seq(from = 3, to = 13, by = 2), lwd = 2)
legend("topleft",c("True","Pred"), col = c("red","black"), lty = c(1,2), lwd = c(3,3), bty = "n")

contour(x = xv_1, y = xv_2, z = yhat_mat_100, levels = seq(from = 3, to = 13, by = 2), main= "Predictive(k=100)", lwd = 2, lty =2)
contour(x = x_all_2d[1,], y = x_all_2d[2,], z = y_2d_s ,xlab = "x_1", ylab = "x_2", add = TRUE, col = "red",levels = seq(from = 3, to = 13, by = 2), lwd = 2)
legend("topleft",c("True","Pred"), col = c("red","black"), lty = c(1,2), lwd = c(3,3), bty = "n")

contour(x = xv_1, y = xv_2, z = yhat_mat_500, levels = seq(from = 3, to = 13, by = 2), main= "Predictive(k=200)", lwd = 2, lty =2)
contour(x = x_all_2d[1,], y = x_all_2d[2,], z = y_2d_s ,xlab = "x_1", ylab = "x_2", add = TRUE, col = "red",levels = seq(from = 3, to = 13, by = 2), lwd = 2)
legend("topleft",c("True","Pred"), col = c("red","black"), lty = c(1,2), lwd = c(3,3), bty = "n")
## ---- chunk 19
set.seed(1)
# Setting Hidden Units Number
k = 10
#Generate W and c

w1 <- rnorm(k, 0, 1)
w2 <- rnorm(k, 0, 1)
c <- rnorm(k, 0, 1)

# Calculating H
alpha = 0

H_all <- matrix(NA, nrow = length(x1_2d), ncol = k)

for (i in 1:length(x1_2d)) {
    
     H_all[i,] <- w1*x1_2d[i] + w2*x2_2d[i] + c
 
}


if(alpha == 0){
  gh_0 = sgm(H_all)
  gh <- cbind(1,gh_0)
}else{
  gh_0 = apply(H_all, c(1,2), max, 0)
  gh <- cbind(1,gh_0)
}


param <- matrix(ginv(gh) %*% y_2d, ncol = 1)

xv_1 = xv_2 <- seq(from = 0, to = 6, by = 0.01)
hv_2d <- matrix(NA, nrow = length(xv_1) * length(xv_2), ncol = k)
l = 1
for (l in 1:k) {
  reg <- function(i,j){
  
  out <- w1[l]*xv_1[i] + w2[l]*xv_2[j] + c[l]
  
  }

hv_2d[,l] <- as.vector(outer(1:length(xv_1), 1:length(xv_2), Vectorize(reg))) 
}

if(alpha == 0){
gv_0 <- sgm(hv_2d)
gv <- cbind(1, gv_0)
}else{
  gv_0 = apply(hv_2d, c(1,2), max, 0)
  gv <- cbind(1,gv_0)
  
}

yhat_10 <- gv%*%param
yhat_mat_10 <- matrix(yhat_10, nrow = 601, ncol = 601, byrow = TRUE)


k = 50
#Generate W and c

w1 <- rnorm(k, 0, 1)
w2 <- rnorm(k, 0, 1)
c <- rnorm(k, 0, 1)

# Calculating H
alpha = 0

H_all <- matrix(NA, nrow = length(x1_2d), ncol = k)

for (i in 1:length(x1_2d)) {
    
     H_all[i,] <- w1*x1_2d[i] + w2*x2_2d[i] + c
 
}


if(alpha == 0){
  gh_0 = sgm(H_all)
  gh <- cbind(1,gh_0)
}else{
  gh_0 = apply(H_all, c(1,2), max, 0)
  gh <- cbind(1,gh_0)
}


param <- matrix(ginv(gh) %*% y_2d, ncol = 1)

xv_1 = xv_2 <- seq(from = 0, to = 6, by = 0.01)
hv_2d <- matrix(NA, nrow = length(xv_1) * length(xv_2), ncol = k)
l = 1
for (l in 1:k) {
  reg <- function(i,j){
  
  out <- w1[l]*xv_1[i] + w2[l]*xv_2[j] + c[l]
  
  }

hv_2d[,l] <- as.vector(outer(1:length(xv_1), 1:length(xv_2), Vectorize(reg))) 
}

if(alpha == 0){
gv_0 <- sgm(hv_2d)
gv <- cbind(1, gv_0)
}else{
  gv_0 = apply(hv_2d, c(1,2), max, 0)
  gv <- cbind(1,gv_0)
  
}

yhat_50 <- gv%*%param
yhat_mat_50 <- matrix(yhat_50, nrow = 601, ncol = 601, byrow = TRUE)



k = 100
#Generate W and c

w1 <- rnorm(k, 0, 1)
w2 <- rnorm(k, 0, 1)
c <- rnorm(k, 0, 1)

# Calculating H
alpha = 0

H_all <- matrix(NA, nrow = length(x1_2d), ncol = k)

for (i in 1:length(x1_2d)) {
    
     H_all[i,] <- w1*x1_2d[i] + w2*x2_2d[i] + c
 
}


if(alpha == 0){
  gh_0 = sgm(H_all)
  gh <- cbind(1,gh_0)
}else{
  gh_0 = apply(H_all, c(1,2), max, 0)
  gh <- cbind(1,gh_0)
}


param <- matrix(ginv(gh) %*% y_2d, ncol = 1)

xv_1 = xv_2 <- seq(from = 0, to = 6, by = 0.01)
hv_2d <- matrix(NA, nrow = length(xv_1) * length(xv_2), ncol = k)
l = 1
for (l in 1:k) {
  reg <- function(i,j){
  
  out <- w1[l]*xv_1[i] + w2[l]*xv_2[j] + c[l]
  
  }

hv_2d[,l] <- as.vector(outer(1:length(xv_1), 1:length(xv_2), Vectorize(reg))) 
}

if(alpha == 0){
gv_0 <- sgm(hv_2d)
gv <- cbind(1, gv_0)
}else{
  gv_0 = apply(hv_2d, c(1,2), max, 0)
  gv <- cbind(1,gv_0)
  
}

yhat_100<- gv%*%param
yhat_mat_100 <- matrix(yhat_100, nrow = 601, ncol = 601, byrow = TRUE)




k = 200
#Generate W and c

w1 <- rnorm(k, 0, 1)
w2 <- rnorm(k, 0, 1)
c <- rnorm(k, 0, 1)

# Calculating H
alpha = 0

H_all <- matrix(NA, nrow = length(x1_2d), ncol = k)

for (i in 1:length(x1_2d)) {
    
     H_all[i,] <- w1*x1_2d[i] + w2*x2_2d[i] + c
 
}


if(alpha == 0){
  gh_0 = sgm(H_all)
  gh <- cbind(1,gh_0)
}else{
  gh_0 = apply(H_all, c(1,2), max, 0)
  gh <- cbind(1,gh_0)
}


param <- matrix(ginv(gh) %*% y_2d, ncol = 1)

xv_1 = xv_2 <- seq(from = 0, to = 6, by = 0.01)
hv_2d <- matrix(NA, nrow = length(xv_1) * length(xv_2), ncol = k)
l = 1
for (l in 1:k) {
  reg <- function(i,j){
  
  out <- w1[l]*xv_1[i] + w2[l]*xv_2[j] + c[l]
  
  }

hv_2d[,l] <- as.vector(outer(1:length(xv_1), 1:length(xv_2), Vectorize(reg))) 
}

if(alpha == 0){
gv_0 <- sgm(hv_2d)
gv <- cbind(1, gv_0)
}else{
  gv_0 = apply(hv_2d, c(1,2), max, 0)
  gv <- cbind(1,gv_0)
  
}

yhat_500 <- gv%*%param
yhat_mat_500 <- matrix(yhat_500, nrow = 601, ncol = 601, byrow = TRUE)
## ---- chunk 20
MSE_2d_3 <- c(sum((yhat_mat_10-y_2d_s)^2), sum((yhat_mat_50-y_2d_s)^2),sum((yhat_mat_100-y_2d_s)^2),sum((yhat_mat_500-y_2d_s)^2))

par(mfrow = c(2,2), mar = c(1.5,1.5,1.5,1.5))
contour(x = xv_1, y = xv_2, z = yhat_mat_10, levels = seq(from = 3, to = 13, by = 2), main= "Predictive(k=10)", lwd = 2, lty =2)
contour(x = x_all_2d[1,], y = x_all_2d[2,], z = y_2d_s ,xlab = "x_1", ylab = "x_2", add = TRUE, col = "red",levels = seq(from = 3, to = 13, by = 2), lwd = 2)
legend("topleft",c("True","Pred"), col = c("red","black"), lty = c(1,2), lwd = c(3,3), bty = "n")

contour(x = xv_1, y = xv_2, z = yhat_mat_50, levels = seq(from = 3, to = 13, by = 2), main= "Predictive(k=50)", lwd = 2, lty =2)
contour(x = x_all_2d[1,], y = x_all_2d[2,], z = y_2d_s ,xlab = "x_1", ylab = "x_2", add = TRUE, col = "red",levels = seq(from = 3, to = 13, by = 2), lwd = 2)
legend("topleft",c("True","Pred"), col = c("red","black"), lty = c(1,2), lwd = c(3,3), bty = "n")

contour(x = xv_1, y = xv_2, z = yhat_mat_100, levels = seq(from = 3, to = 13, by = 2), main= "Predictive(k=100)", lwd = 2, lty =2)
contour(x = x_all_2d[1,], y = x_all_2d[2,], z = y_2d_s ,xlab = "x_1", ylab = "x_2", add = TRUE, col = "red",levels = seq(from = 3, to = 13, by = 2), lwd = 2)
legend("topleft",c("True","Pred"), col = c("red","black"), lty = c(1,2), lwd = c(3,3), bty = "n")

contour(x = xv_1, y = xv_2, z = yhat_mat_500, levels = seq(from = 3, to = 13, by = 2), main= "Predictive(k=200)", lwd = 2, lty =2)
contour(x = x_all_2d[1,], y = x_all_2d[2,], z = y_2d_s ,xlab = "x_1", ylab = "x_2", add = TRUE, col = "red",levels = seq(from = 3, to = 13, by = 2), lwd = 2)
legend("topleft",c("True","Pred"), col = c("red","black"), lty = c(1,2), lwd = c(3,3), bty = "n")
## ---- chunk 21
set.seed(1)
# Setting Hidden Units Number
k = 10
#Generate W and c

w1 <- rnorm(k, 0, 1)
w2 <- rnorm(k, 0, 1)
c <- rnorm(k, 0, 1)

# Calculating H
alpha = 1

H_all <- matrix(NA, nrow = length(x1_2d), ncol = k)

for (i in 1:length(x1_2d)) {
    
     H_all[i,] <- w1*x1_2d[i] + w2*x2_2d[i] + c
 
}


if(alpha == 0){
  gh_0 = sgm(H_all)
  gh <- cbind(1,gh_0)
}else{
  gh_0 = apply(H_all, c(1,2), max, 0)
  gh <- cbind(1,gh_0)
}


param <- matrix(ginv(gh) %*% y_2d, ncol = 1)

xv_1 = xv_2 <- seq(from = 0, to = 6, by = 0.01)
hv_2d <- matrix(NA, nrow = length(xv_1) * length(xv_2), ncol = k)
l = 1
for (l in 1:k) {
  reg <- function(i,j){
  
  out <- w1[l]*xv_1[i] + w2[l]*xv_2[j] + c[l]
  
  }

hv_2d[,l] <- as.vector(outer(1:length(xv_1), 1:length(xv_2), Vectorize(reg))) 
}

if(alpha == 0){
gv_0 <- sgm(hv_2d)
gv <- cbind(1, gv_0)
}else{
  gv_0 = apply(hv_2d, c(1,2), max, 0)
  gv <- cbind(1,gv_0)
  
}

yhat_10 <- gv%*%param
yhat_mat_10 <- matrix(yhat_10, nrow = 601, ncol = 601, byrow = TRUE)


k = 50
#Generate W and c

w1 <- rnorm(k, 0, 1)
w2 <- rnorm(k, 0, 1)
c <- rnorm(k, 0, 1)

# Calculating H

H_all <- matrix(NA, nrow = length(x1_2d), ncol = k)

for (i in 1:length(x1_2d)) {
    
     H_all[i,] <- w1*x1_2d[i] + w2*x2_2d[i] + c
 
}


if(alpha == 0){
  gh_0 = sgm(H_all)
  gh <- cbind(1,gh_0)
}else{
  gh_0 = apply(H_all, c(1,2), max, 0)
  gh <- cbind(1,gh_0)
}


param <- matrix(ginv(gh) %*% y_2d, ncol = 1)

xv_1 = xv_2 <- seq(from = 0, to = 6, by = 0.01)
hv_2d <- matrix(NA, nrow = length(xv_1) * length(xv_2), ncol = k)
l = 1
for (l in 1:k) {
  reg <- function(i,j){
  
  out <- w1[l]*xv_1[i] + w2[l]*xv_2[j] + c[l]
  
  }

hv_2d[,l] <- as.vector(outer(1:length(xv_1), 1:length(xv_2), Vectorize(reg))) 
}

if(alpha == 0){
gv_0 <- sgm(hv_2d)
gv <- cbind(1, gv_0)
}else{
  gv_0 = apply(hv_2d, c(1,2), max, 0)
  gv <- cbind(1,gv_0)
  
}

yhat_50 <- gv%*%param
yhat_mat_50 <- matrix(yhat_50, nrow = 601, ncol = 601, byrow = TRUE)



k = 100
#Generate W and c

w1 <- rnorm(k, 0, 1)
w2 <- rnorm(k, 0, 1)
c <- rnorm(k, 0, 1)

# Calculating H

H_all <- matrix(NA, nrow = length(x1_2d), ncol = k)

for (i in 1:length(x1_2d)) {
    
     H_all[i,] <- w1*x1_2d[i] + w2*x2_2d[i] + c
 
}


if(alpha == 0){
  gh_0 = sgm(H_all)
  gh <- cbind(1,gh_0)
}else{
  gh_0 = apply(H_all, c(1,2), max, 0)
  gh <- cbind(1,gh_0)
}


param <- matrix(ginv(gh) %*% y_2d, ncol = 1)

xv_1 = xv_2 <- seq(from = 0, to = 6, by = 0.01)
hv_2d <- matrix(NA, nrow = length(xv_1) * length(xv_2), ncol = k)
l = 1
for (l in 1:k) {
  reg <- function(i,j){
  
  out <- w1[l]*xv_1[i] + w2[l]*xv_2[j] + c[l]
  
  }

hv_2d[,l] <- as.vector(outer(1:length(xv_1), 1:length(xv_2), Vectorize(reg))) 
}

if(alpha == 0){
gv_0 <- sgm(hv_2d)
gv <- cbind(1, gv_0)
}else{
  gv_0 = apply(hv_2d, c(1,2), max, 0)
  gv <- cbind(1,gv_0)
  
}

yhat_100<- gv%*%param
yhat_mat_100 <- matrix(yhat_100, nrow = 601, ncol = 601, byrow = TRUE)




k = 200
#Generate W and c

w1 <- rnorm(k, 0, 1)
w2 <- rnorm(k, 0, 1)
c <- rnorm(k, 0, 1)

# Calculating H

H_all <- matrix(NA, nrow = length(x1_2d), ncol = k)

for (i in 1:length(x1_2d)) {
    
     H_all[i,] <- w1*x1_2d[i] + w2*x2_2d[i] + c
 
}


if(alpha == 0){
  gh_0 = sgm(H_all)
  gh <- cbind(1,gh_0)
}else{
  gh_0 = apply(H_all, c(1,2), max, 0)
  gh <- cbind(1,gh_0)
}


param <- matrix(ginv(gh) %*% y_2d, ncol = 1)

xv_1 = xv_2 <- seq(from = 0, to = 6, by = 0.01)
hv_2d <- matrix(NA, nrow = length(xv_1) * length(xv_2), ncol = k)
l = 1
for (l in 1:k) {
  reg <- function(i,j){
  
  out <- w1[l]*xv_1[i] + w2[l]*xv_2[j] + c[l]
  
  }

hv_2d[,l] <- as.vector(outer(1:length(xv_1), 1:length(xv_2), Vectorize(reg))) 
}

if(alpha == 0){
gv_0 <- sgm(hv_2d)
gv <- cbind(1, gv_0)
}else{
  gv_0 = apply(hv_2d, c(1,2), max, 0)
  gv <- cbind(1,gv_0)
  
}

yhat_500 <- gv%*%param
yhat_mat_500 <- matrix(yhat_500, nrow = 601, ncol = 601, byrow = TRUE)
## ---- chunk 22
MSE_2d_4 <- c(sum((yhat_mat_10-y_2d_s)^2), sum((yhat_mat_50-y_2d_s)^2),sum((yhat_mat_100-y_2d_s)^2),sum((yhat_mat_500-y_2d_s)^2))

par(mfrow = c(2,2), mar = c(1.5,1.5,1.5,1.5))
contour(x = xv_1, y = xv_2, z = yhat_mat_10, levels = seq(from = 3, to = 13, by = 2), main= "Predictive(k=10)", lwd = 2, lty =2)
contour(x = x_all_2d[1,], y = x_all_2d[2,], z = y_2d_s ,xlab = "x_1", ylab = "x_2", add = TRUE, col = "red",levels = seq(from = 3, to = 13, by = 2), lwd = 2)
legend("topleft",c("True","Pred"), col = c("red","black"), lty = c(1,2), lwd = c(3,3), bty = "n")

contour(x = xv_1, y = xv_2, z = yhat_mat_50, levels = seq(from = 3, to = 13, by = 2), main= "Predictive(k=50)", lwd = 2, lty =2)
contour(x = x_all_2d[1,], y = x_all_2d[2,], z = y_2d_s ,xlab = "x_1", ylab = "x_2", add = TRUE, col = "red",levels = seq(from = 3, to = 13, by = 2), lwd = 2)
legend("topleft",c("True","Pred"), col = c("red","black"), lty = c(1,2), lwd = c(3,3), bty = "n")

contour(x = xv_1, y = xv_2, z = yhat_mat_100, levels = seq(from = 3, to = 13, by = 2), main= "Predictive(k=100)", lwd = 2, lty =2)
contour(x = x_all_2d[1,], y = x_all_2d[2,], z = y_2d_s ,xlab = "x_1", ylab = "x_2", add = TRUE, col = "red",levels = seq(from = 3, to = 13, by = 2), lwd = 2)
legend("topleft",c("True","Pred"), col = c("red","black"), lty = c(1,2), lwd = c(3,3), bty = "n")

contour(x = xv_1, y = xv_2, z = yhat_mat_500, levels = seq(from = 3, to = 13, by = 2), main= "Predictive(k=200)", lwd = 2, lty =2)
contour(x = x_all_2d[1,], y = x_all_2d[2,], z = y_2d_s ,xlab = "x_1", ylab = "x_2", add = TRUE, col = "red",levels = seq(from = 3, to = 13, by = 2), lwd = 2)
legend("topleft",c("True","Pred"), col = c("red","black"), lty = c(1,2), lwd = c(3,3), bty = "n")
## ---- chunk 23
tab_1 <- cbind(MSE_2d_1, MSE_2d_2)
rownames(tab_1) <- c("k=10", "k=50", "k=100", "k=200")
colnames(tab_1) <- c("Sigmoid","ReLU")
kable(tab_1, align = 'c', caption = "2D Prediction Error(Uniform)", format = "latex")
## ---- chunk 24
tab_2 <- cbind(MSE_2d_3, MSE_2d_4)
rownames(tab_2) <- c("k=10", "k=50", "k=100", "k=200")
colnames(tab_2) <- c("Sigmoid","ReLU")
kable(tab_2, align = 'c', caption = "2D Prediction Error(Normal)", format = "latex")
